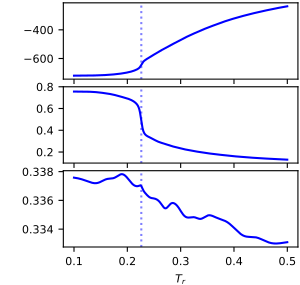

Recreate this plot in Python.
#!/usr/bin/env python3
# -*- coding: utf-8 -*-
"""
created on Tue June 16 08:41:00 2020

@author: pierrekawak
"""

import sys
import numpy as np
import matplotlib.pyplot as plt
from mpl_toolkits.mplot3d import axes3d, Axes3D
import random
import sys
import pandas as pd

maxT = 0.5
minT = 0.0
WL_file_name      = "WLMC_results.out" 


WL_data = np.loadtxt(WL_file_name, usecols=(0,2,3,5,6))
WL_df   = pd.DataFrame({'T': WL_data[:,0],
                       'Em': WL_data[:,1],
                       'Cv': WL_data[:,2],
                       'q6': WL_data[:,3],
                       'P2': WL_data[:,4]
                       })
WL_df = WL_df[WL_df['T'] < maxT]
WL_df = WL_df[WL_df['T'] > minT]

fig, ax = plt.subplots(3, 1, sharex=True, figsize=(3.0,0.95*3))

ax[0].plot(WL_df["T"], WL_df["Em"], color='blue', label='WLMC')
#ax[0].set_ylabel(r"Energy ($U_{tot}/\epsilon$)", fontsize=8, labelpad=4.1)
ax[0].tick_params(axis='both', labelsize=8)
ax[0].axvline(x=0.2262, color='b', alpha=0.5, ls=':')

ax[1].plot(WL_df["T"], WL_df["P2"], color='blue', label='WLMC')
#ax[1].set_ylim(0,1)
ax[1].set_yticks([.2,.4,.6,.8])
#ax[1].set_ylabel("Nematic""\n"r"Order ($P_{2}$)", fontsize=8, labelpad=7)
ax[1].tick_params(axis='both', labelsize=8)
ax[1].axvline(x=0.2262, color='b', alpha=0.5, ls=':')

ax[2].plot(WL_df["T"], WL_df["q6"], color='blue', label='WLMC')
#ax[2].set_ylabel(r"Crystallinity ($Q_{6}$)", fontsize=8, labelpad=6)
ax[2].tick_params(axis='both', labelsize=8)
ax[2].axvline(x=0.2262, color='b', alpha=0.5, ls=':')
ax[2].set_xlabel(r"$T_{r}$", fontsize=8, labelpad=5)
plt.subplots_adjust(left=0.21, top=0.99, bottom=0.13, right=0.995, hspace=0.1)
plt.savefig("subfig-WLMC_10.75.pdf")
